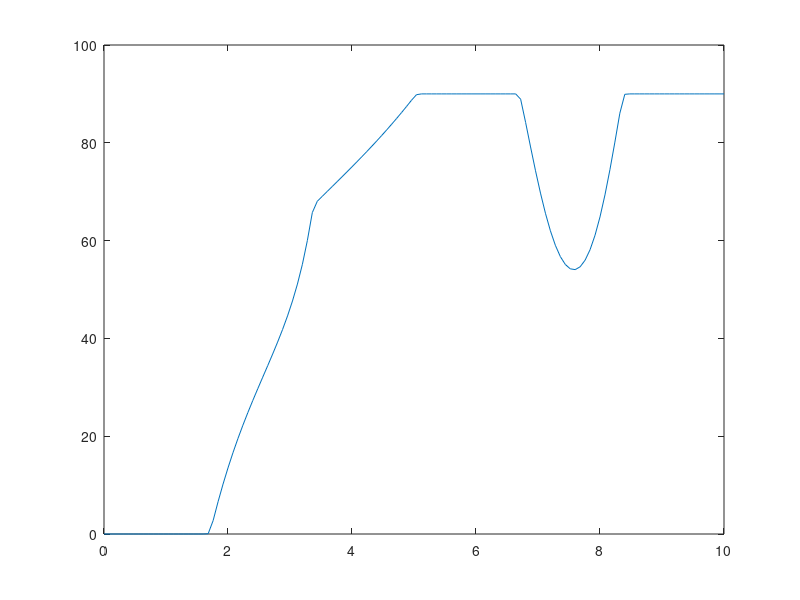
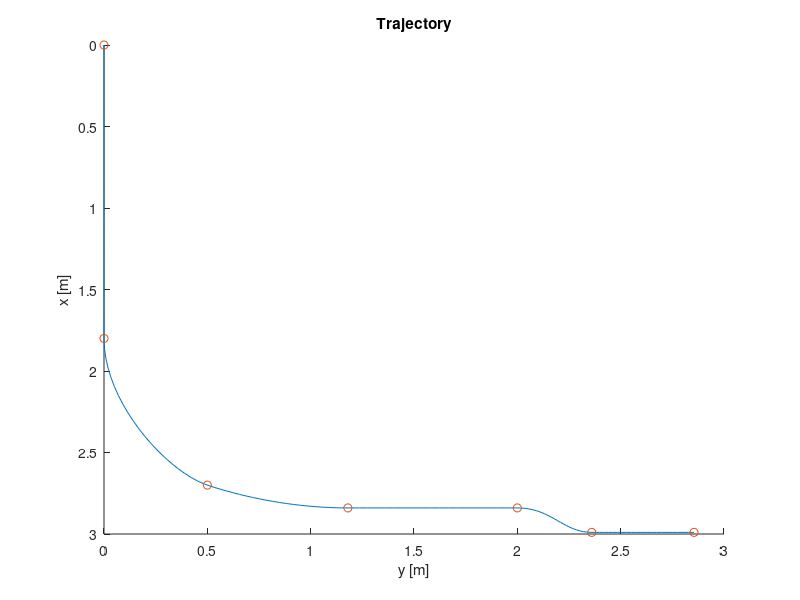

The MATLAB source for these figures, in order:
function [t_query, x_ref_pp, y_ref_pp, theta_ref_pp, w_ref_pp] = trajectory_generator
%trajectory_generator: generates the reference trajectory
%   Detailed explanation goes here

% Measured points:
measured_points = [0,                    0;... % [x,y]
                   1.8,                  0;...
                   2.7,              0.5+0;...
                   2.84,              1.18;...
                   2.84,                 2;...
                   2.84+0.15,       1.18*2;...
                   2.84+0.15,   2.36+0.495];   %pontos da sala

t = linspace(0,10,size(measured_points,1));
x_measured = measured_points(:,1);
y_measured = measured_points(:,2);

% Interpolation
Nt = 126;
t_query = linspace(t(1), t(end), Nt);
x_ref_pp = pchip(t, x_measured, t_query);
y_ref_pp = pchip(t, y_measured, t_query);


% determining theta

% theta_measured = zeros(size(measured_points,1),1);
% for i = 2:size(measured_points,1)
%     theta_measured(i) = atan2(y_measured(i) - y_measured(i-1),...
%                          x_measured(i) - x_measured(i-1));                   
% end
theta_ref_pp = zeros(Nt,1);
for i = 2:Nt
    theta_ref_pp(i) = atan2(y_ref_pp(i) - y_ref_pp(i-1),...
                         x_ref_pp(i) - x_ref_pp(i-1));                   
end
w_ref_pp = diff(theta_ref_pp)./diff(t);

% plotting the results

figure
%plot(t, theta_measured*180/pi)
%hold on
plot(t_query, theta_ref_pp*180/pi)

figure
hold on
plot(y_ref_pp, x_ref_pp)
set(gca,'Ydir','reverse')
plot(y_measured, x_measured, 'o')
set(gca,'Ydir','reverse')
title('Trajectory')
ylabel('x [m]')
xlabel('y [m]')

end

